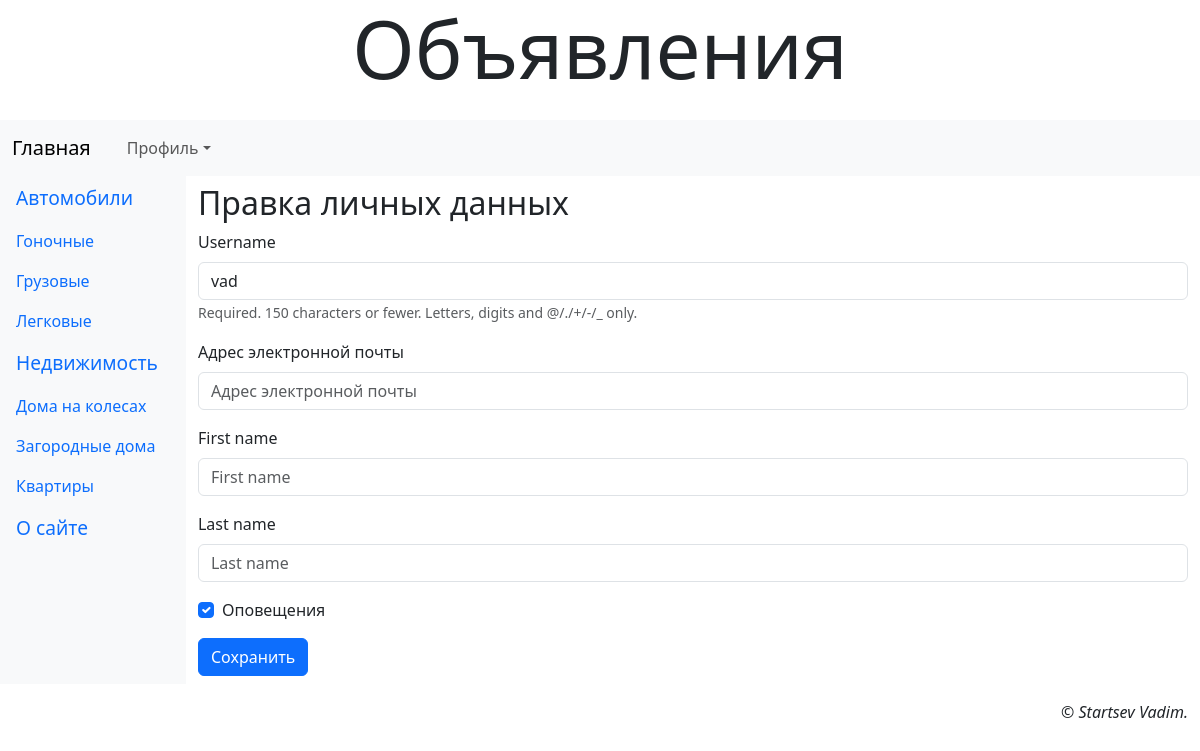
Page /accounts/profile/edit/ (signed in) on the committed database.
### landing/models.py (models this page shows, shortened)
class Rubric(models.Model):
    name = models.CharField(max_length=20, unique=True, verbose_name='Название')
    order = models.SmallIntegerField(default=0, db_index=True, verbose_name='Порядок')
    super_rubric = models.ForeignKey('SuperRubric', on_delete=models.PROTECT, null=True, blank=True, verbose_name='Надрубрика')

class AdvUser(AbstractUser):
    is_activated = models.BooleanField(default=True, db_index=True,
                                       verbose_name='Прошел активацию')
    send_messages = models.BooleanField(default=True,
                                        verbose_name='Оповещения')
    class Meta(AbstractUser.Meta):
        pass

### landing/views.py (the view)
# urls.py: path('accounts/profile/edit/', ProfileEditView.as_view(),
class ProfileEditView(SuccessMessageMixin, LoginRequiredMixin, UpdateView):
    model = AdvUser
    template_name = 'main/profile_edit.html'
    form_class = ProfileEditForm
    success_url = reverse_lazy('landing:profile')
    success_message = 'Данные пользователя изменены.'
    def setup(self, request, *args, **kwargs):
        self.user_id = request.user.pk
        return super().setup(request, *args, **kwargs)
    def get_object(self, queryset=None):
        if not queryset:
            queryset = self.get_queryset()
        return get_object_or_404(queryset, pk=self.user_id)

### landing/models.py
class ProfileEditForm(forms.ModelForm):
    email = forms.EmailField(required=True, label=
                             'Адрес электронной почты')
    class Meta:
        model = AdvUser
        fields = ('username', 'email', 'first_name', 'last_name',
                  'send_messages')

### landing/models.py (called while the page is built)
    def get_queryset(self):
        return super().get_queryset().filter(super_rubric__isnull=False)

### landing/templates/main/profile_edit.html (shortened to what this page needs)
{% extends 'layout/basic.html' %}
{% load django_bootstrap5 %}
{% block content %}
    <h2>Правка личных данных</h2>
    <form method="post">
        {% bootstrap_form form layout='horizontal' %}
        {% bootstrap_button 'Сохранить' %}
    </form>
{% endblock %}

### landing/templates/layout/basic.html (shortened to what this page needs)
{% load django_bootstrap5 %}
{% load static %}
<!DOCTYPE html>
<head>
    {% bootstrap_css %}
    <link rel="stylesheet" type="text/css"
         href="{% static 'main/style.css' %}">
</head>
<body class="container-fluid">
    <header class="mb-4">
        <h1 class="display-1 text-center">Объявления</h1>
    </header>
    <nav class="row navbar navbar-expand-md bg-light">
        <div class="col container">
            <a class="navbar-brand"
                href="{% url 'landing:index' %}">Главная</a>
            <div class="collapse navbar-collapse justify-content-end"
                id="navbarNav">
                <div class="container">
                    <div class="navbar-nav ms-md-auto">
                        {% if user.is_authenticated %}
                        <div class="nav-item dropdown">
                            <a class="nav-link dropdown-toggle"
                                data-bs-toggle="dropdown" href="#">Профиль</a>
                        </div>
                        {% else %}
                        <a class="nav-link" href="{% url 'landing:register' %}">Регистрация</a>
                        <a class="nav-link" href="{% url 'landing:login' %}">Вход</a>
                        {% endif %}
                    </div>
                </div>
            </div>
        </div>
    </nav>
    <div class="row">
        <nav class="col-md-auto nav flex-column bg-light">
            {% for rubric in rubrics %}
                {% ifchanged rubric.super_rubric.pk %}
                <span class="nav-link root">{{ rubric.super_rubric.name }}</span>
                {% endifchanged %}
                <a class="nav-link" href="{% url 'landing:rubric_bbs' pk=rubric.pk %}">
                    {{ rubric.name }}
                </a>
            {% endfor %}
            <a class="nav-link root" href="{% url 'landing:other' page='about' %}">
                О сайте</a>
        </nav>
        <main class="col py-2">
            {% block content %}
            {% endblock %}
        </main>
    </div>
    <footer class="mt-3">
        <p class="text-end fst-italic">&copy; Startsev Vadim.</p>
    </footer>
</body>
</html>

### landing/static/main/style.css (style rules this page uses)
.root { font-size: larger; }

### rows in the picture
Rubric: super_rubric.name "Автомобили", name "Гоночные"
Rubric: name "Грузовые"
Rubric: name "Легковые"
Rubric: super_rubric.name "Недвижимость", name "Дома на колесах"
Rubric: name "Загородные дома"
Rubric: name "Квартиры"
AdvUser: username "vad", send_messages "☑"
